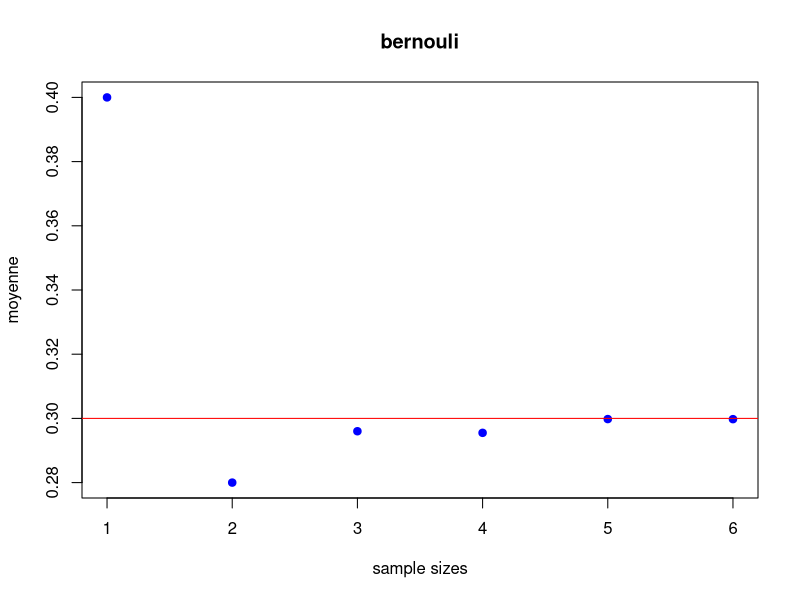
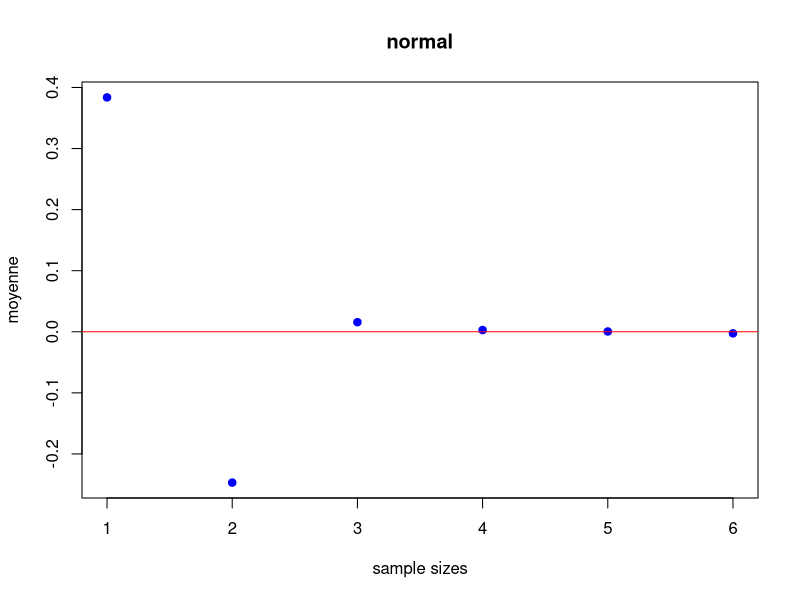

Recreate these plots in R, in order.
set.seed(123)
n <- c(10,100,1000,10000,100000,1000000)

moy <- c()
for(i in n)
{ 
   x <- rbinom(i,1,0.3)
   moy <- c(moy,mean(x))
  
}
print(moy)
windows()
plot(1:6,moy,col ="blue",pch =19, ylab = "moyenne", xlab="sample sizes",main="bernouli")
abline(h=0.3,col ="red")

n <- c(10,100,1000,10000,100000,1000000)

moy <- c()
for(i in n)
{ 
   x <- rnorm(i,mean=0,sd=1)
   moy <- c(moy,mean(x))
  
}
print(moy)
windows()
plot(1:6,moy,col ="blue",pch =19, ylab = "moyenne", xlab="sample sizes",main="normal")
abline(h=0,col ="red")
